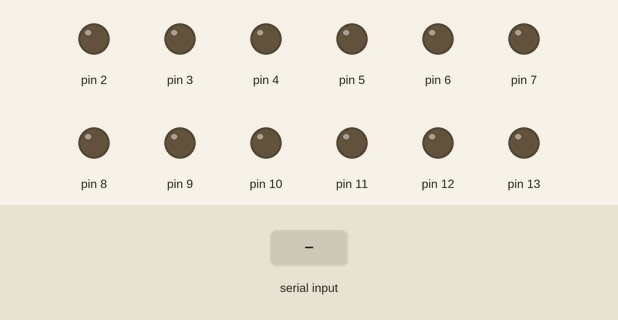
Simulated run of this sketch. Board: Arduino Uno, built with avr-gcc and run on an emulated ATmega328P. On the bench: output pins drawn as LEDs (lit = HIGH). The test bench sets the inputs (shaded band). What the sketch prints to the serial monitor is not drawn.

Above: at 1.2 s.
1.3 s: "30 150 10\n" received over Serial
At 3.3 s:
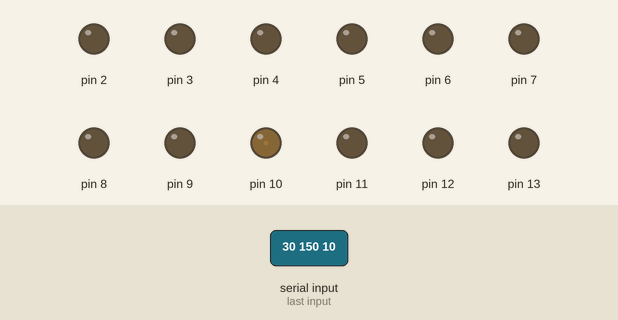
3.8 s: "30 150\n" received over Serial
At 5.1 s:
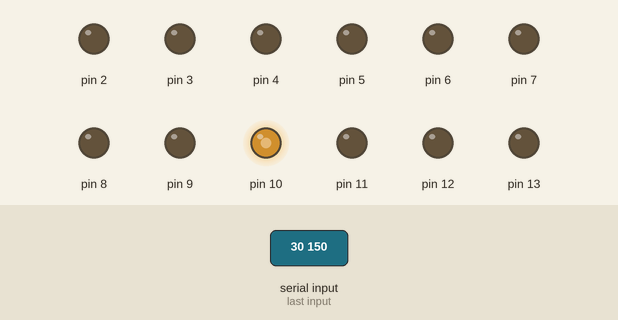
6.3 s: "30 150 10 200\n" received over Serial
At 8.5 s:
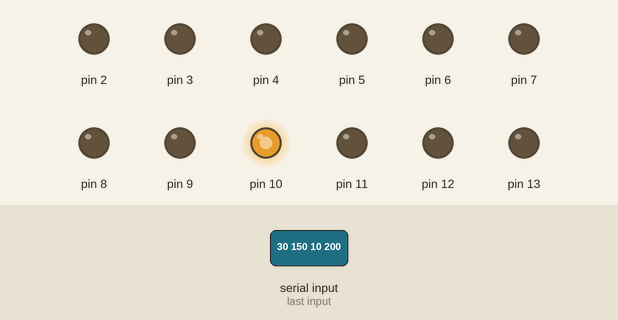
8.8 s: "30 150 10 200 45 90\n" received over Serial
At 10.6 s:
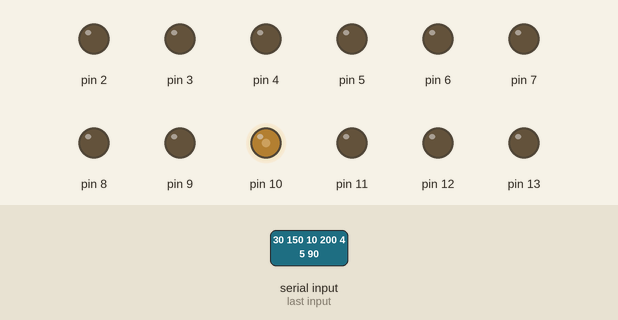
Timing chart, 0 to 12.1 s (numbered marks = the images above; inputs shaded):
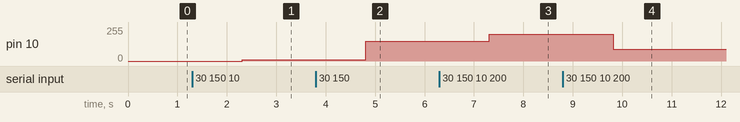

Measured:
- after the input at 1.3 s, pin 10: 0/255 → 10/255 after 1.0 s
- after the input at 3.8 s, pin 10: 10/255 → 150/255 after 1.0 s
- after the input at 6.3 s, pin 10: 150/255 → 200/255 after 1.0 s
- after the input at 8.8 s, pin 10: 200/255 → 90/255 after 1.0 s

The sketch:

_________analogWrite___string.ino
```cpp
String a;
String b;
String c;
int k=0;
void setup() {
  Serial.begin(9600);
  pinMode(2, OUTPUT);
  pinMode(3, OUTPUT);
  pinMode(4, OUTPUT);
  pinMode(5, OUTPUT);
  pinMode(6, OUTPUT);
  pinMode(7, OUTPUT);
  pinMode(8, OUTPUT);
  pinMode(9, OUTPUT);
  pinMode(10, OUTPUT);
  pinMode(11, OUTPUT);
  pinMode(12, OUTPUT);
  pinMode(13, OUTPUT);
}

void loop() {
  while(Serial.available()){
    a=Serial.readString();
    Serial.println(a);
  }
  a.replace(",", "");
  for (int i=0; i<a.length(); i++){
    if (a[i]==' '){
      k=i;
    }
  }
  b=a.substring(0,k);
  c=a.substring(k+1, a.length()-1);
  if (b.toInt()==0 || b.toInt()==1 || b.toInt()==2 || b.toInt()==4 || b.toInt()==7 || b.toInt()==8 || b.toInt()==12 || b.toInt()==13){
    Serial.print("Error! This PIN is not supported. Enter another PIN: ");
  }
  else{
    analogWrite(b.toInt(),c.toInt());
  }
}
```
